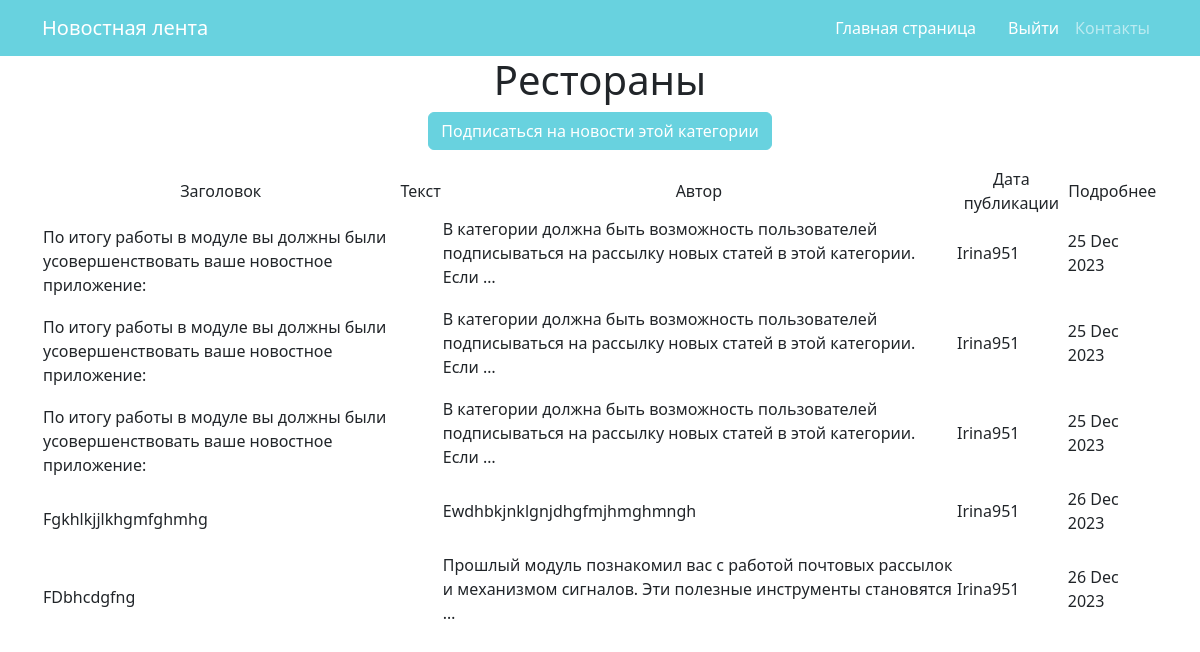
Before: /news/category/8/ with the older database file.
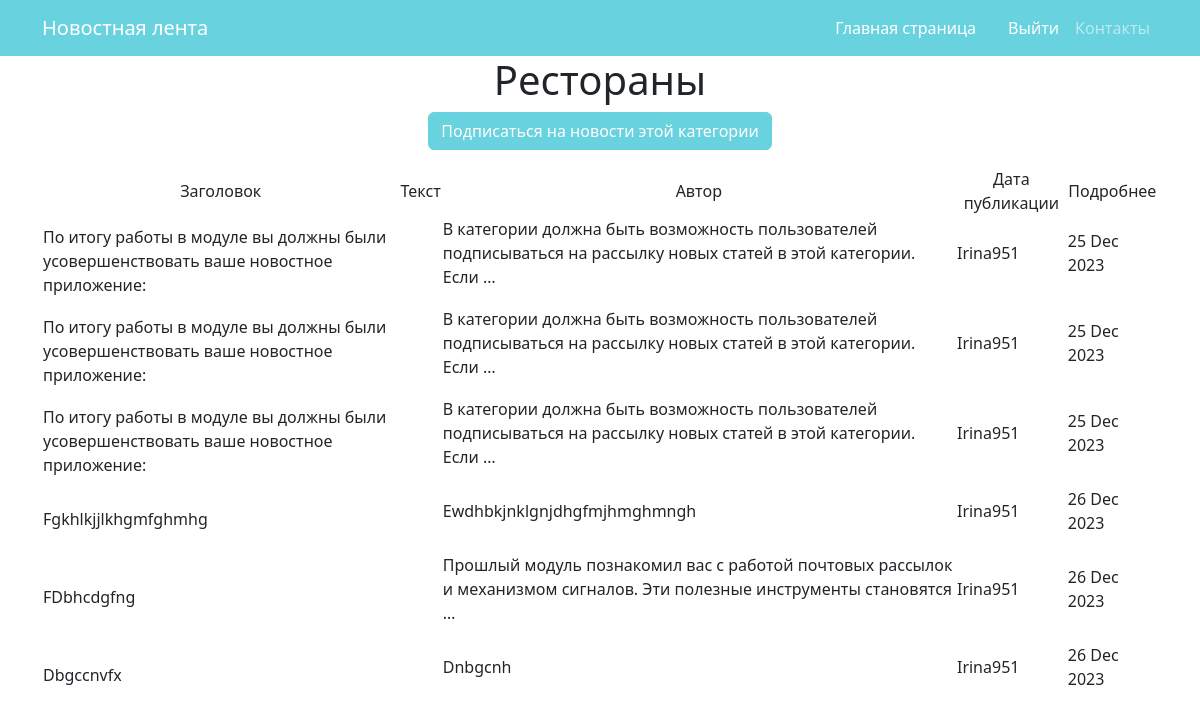
After: the same page with the newer database file.
### news/models.py (models this page shows, shortened)
class Post(models.Model):
    author = models.ForeignKey(Author, on_delete=models.CASCADE, verbose_name=pgettext_lazy('Author', 'Author'))
    type = models.CharField(max_length=7, choices=TYPE, default='NWS')
    time_in = models.DateTimeField(auto_now_add=True)
    category = models.ManyToManyField(Category, through='PostCategory')
    title = models.CharField(max_length=100)
    text = models.TextField()
    rating = models.IntegerField(default=0)

class Author(models.Model):
    name = models.CharField(max_length=255)
    users = models.OneToOneField(User, on_delete=models.CASCADE)
    user_rating = models.IntegerField(default=0)
    def __str__(self):
        return self.name

### news/views.py (the view)
# urls.py: path('category/<int:pk>/', CategoryPost.as_view(), name='category'),
class CategoryPost(DetailView):
    model = Category
    template_name = 'categories/post_category.html'
    context_object_name = 'postcategory'
    def get_context_data(self, **kwargs):
        context = super().get_context_data(**kwargs)
        context['posts'] = Post.objects.filter(category=kwargs['object'])
        return context

### news/models.py (called while the page is built)
    def __str__(self):
        return self.name.title()

### templates/categories/post_category.html (shortened to what this page needs)
{% extends 'flatpages/default.html' %}
{% block content %}
<h1> {{ postcategory }}</h1>
<p class="text-center"><a href="subscribe" class="btn btn-primary">Подписаться на новости этой категории</a></p>
{% if postcategory %}
        <table>
            <tr>
                <td> Заголовок</td>
                <td> Текст </td>
                <td> Автор </td>
                <td> Дата публикации </td>
                <td> Подробнее </td>
            </tr>
            {% for post in posts %}
            <tr>
                <td><a align="left" class="nav-link active" aria-current="page" href="/news/{{ post.id  }}">{{ post.title }}</a><td>
                <td><p align="left">{{ post.text|truncatewords:15 }} </td>
                <td><p align="left">{{ post.author }} </td>
                <td><p align="left">{{ post.time_in|date:'d M Y' }} </td>
            </tr>
            {% endfor %}
        </table>
    {% else %}
        <h2> Нет новостей! </h2>
    {% endif %}
{% endblock content %}

Changed rows visible on the page:
added Post: title "Dbgccnvfx", text "Dnbgcnh", author "Irina951", time_in "26 Dec 2023"
